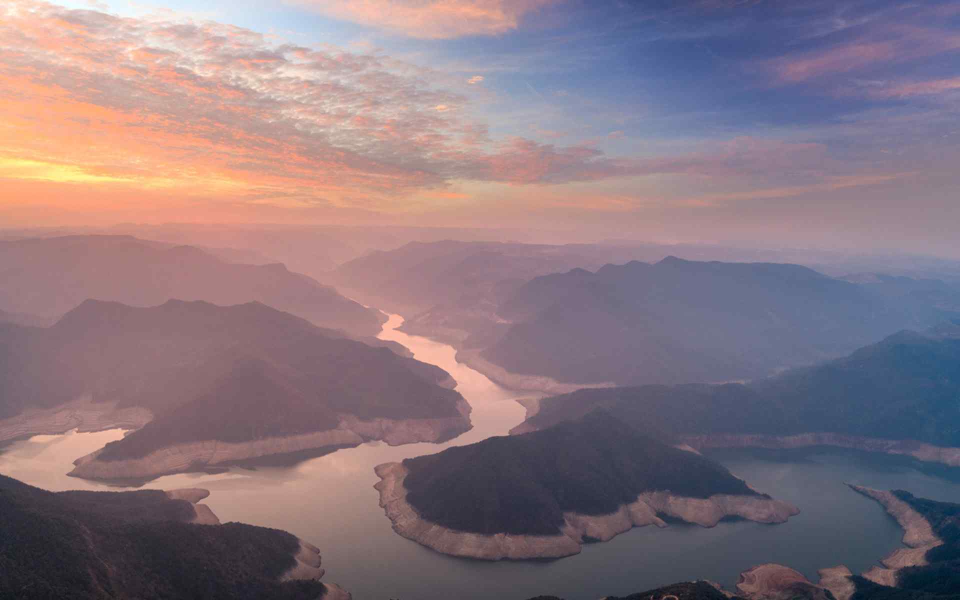
#> input picture Image/R-C.jpg, 1920 x 1200 px (shown at 1/2 size)
$ python '图片处理.py'
#> lines starting #> are read from the running program, lines starting #| are printed output that depends on the picture
import os
import shutil
from PIL import Image
from http.client import HTTPResponse


im = Image.open('Image/R-C.jpg')
#> im is the input picture: PIL image 1920x1200 RGB; mean R, G, B 137.5, 119.2, 128.1

# [17 lines of commented-out code are left out]

cropim = im.crop((200,300,500,600))
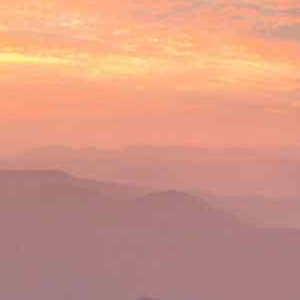
#> cropim: PIL image 300x300 RGB; mean R, G, B 211.2, 151.5, 131.6
copyim = im.copy()
print(cropim.size)
#| (300, 300)
copyim.paste(cropim,(0,0))
copyim.paste(cropim,(400,500))
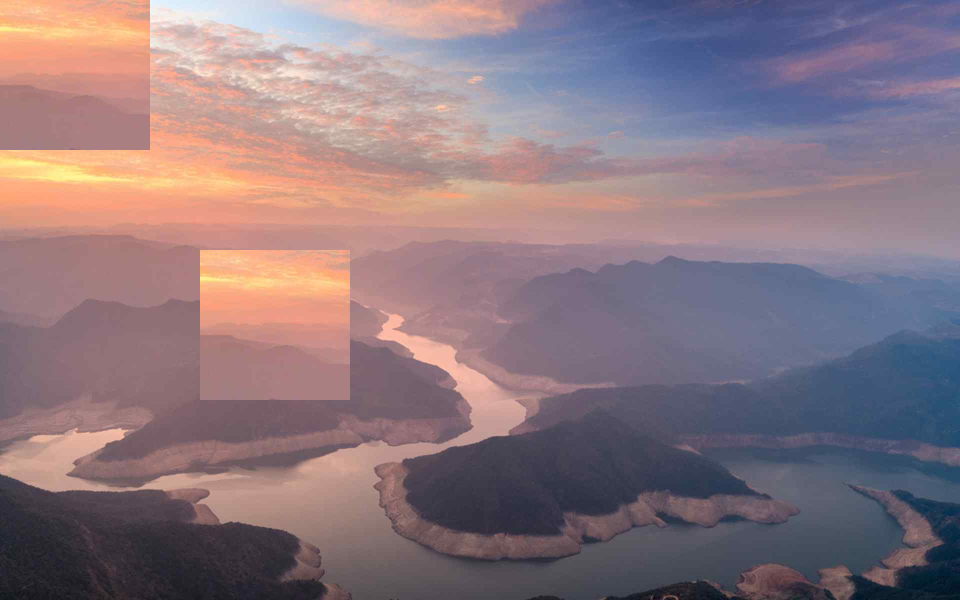
#> copyim: PIL image 1920x1200 RGB (shown at 1/2 size); mean R, G, B 138.8, 119.2, 127.2

#图像平铺

imwidth,imheight = im.size
#> imwidth = 1920; imheight = 1200
cropimwidth,cropimheight = cropim.size
#> cropimwidth = 300; cropimheight = 300
copyimtwo = im.copy()
for left in range(0,imwidth,cropimwidth):
    for top in range(0,imheight,cropimheight):

        copyimtwo.paste(cropim,(left,top))
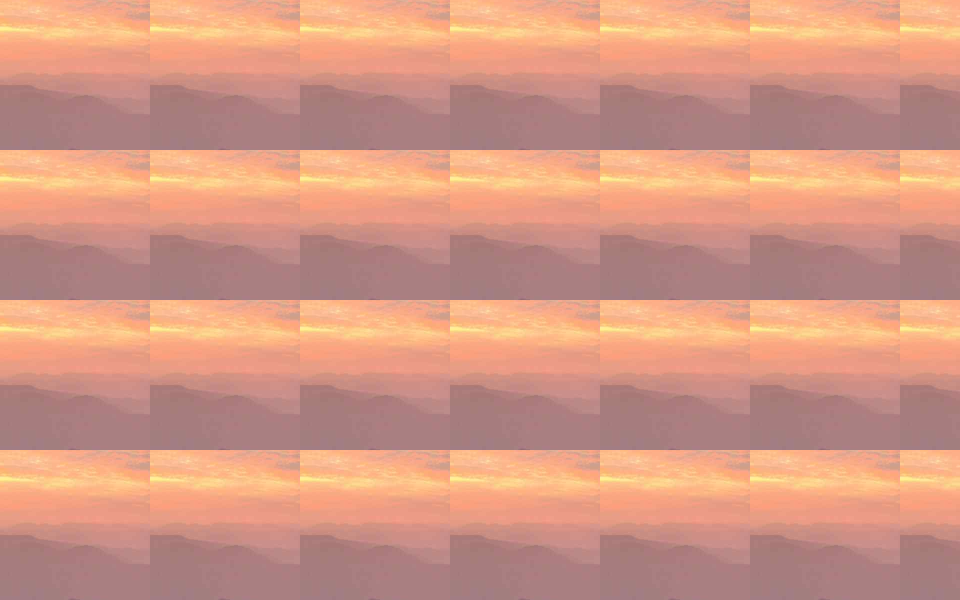
#> copyimtwo: PIL image 1920x1200 RGB (shown at 1/2 size); mean R, G, B 211.1, 151.5, 131.5

#图像放大缩小

width,heiht = im.size
#> width = 1920; heiht = 1200
qsizeim = im.resize((int(width/2),int(heiht/2)))
# qsizeim.save('Image/qsize.jpg')
wsizeim = im.resize((width,heiht + 300))
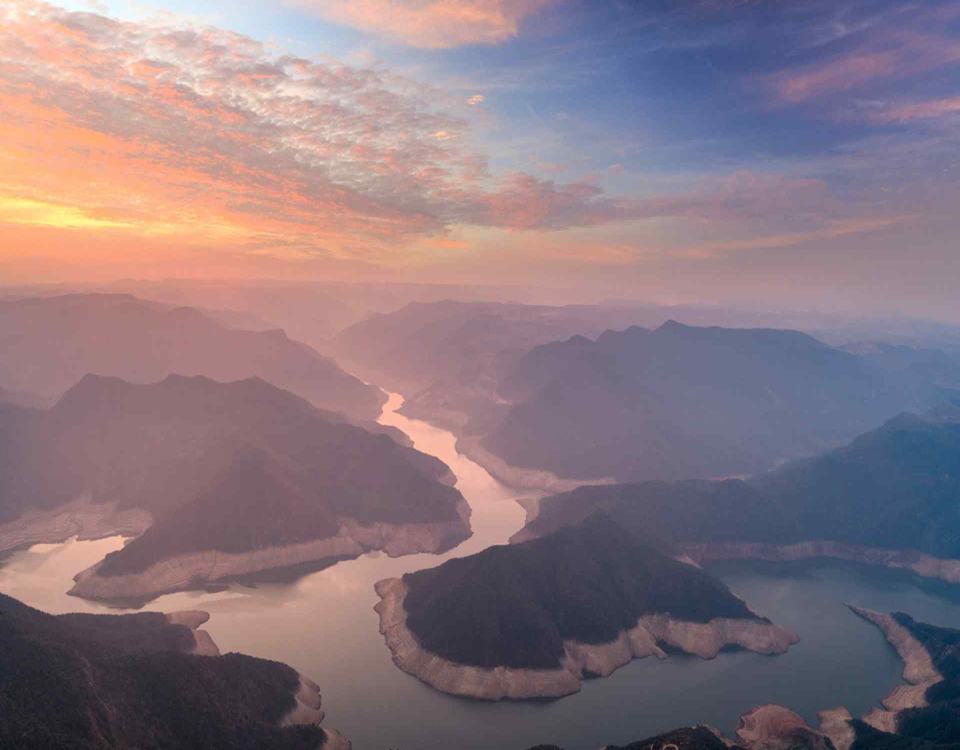
#> wsizeim: PIL image 1920x1500 RGB (shown at 1/2 size); mean R, G, B 137.5, 119.3, 128.1
# wsizeim.save('Image/wsizeim.jpg')

#图像的旋转和翻转

im.rotate(90).save('Image/rotate90.jpg')
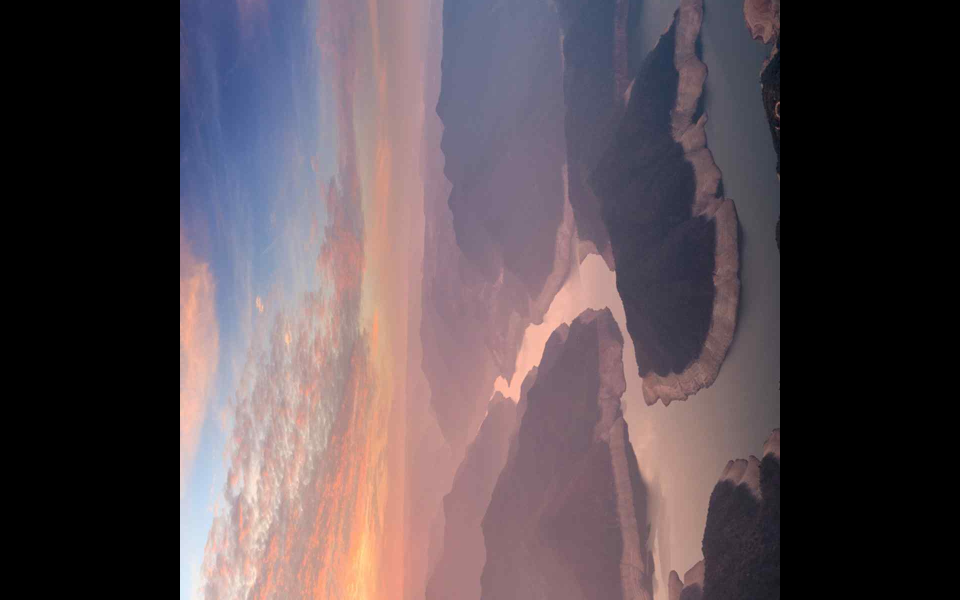
#> saved as rotate90.jpg: PIL image 1920x1200 RGB (shown at 1/2 size); mean R, G, B 87.5, 75.4, 80.9
im.rotate(180).save('Image/rotate180.jpg')
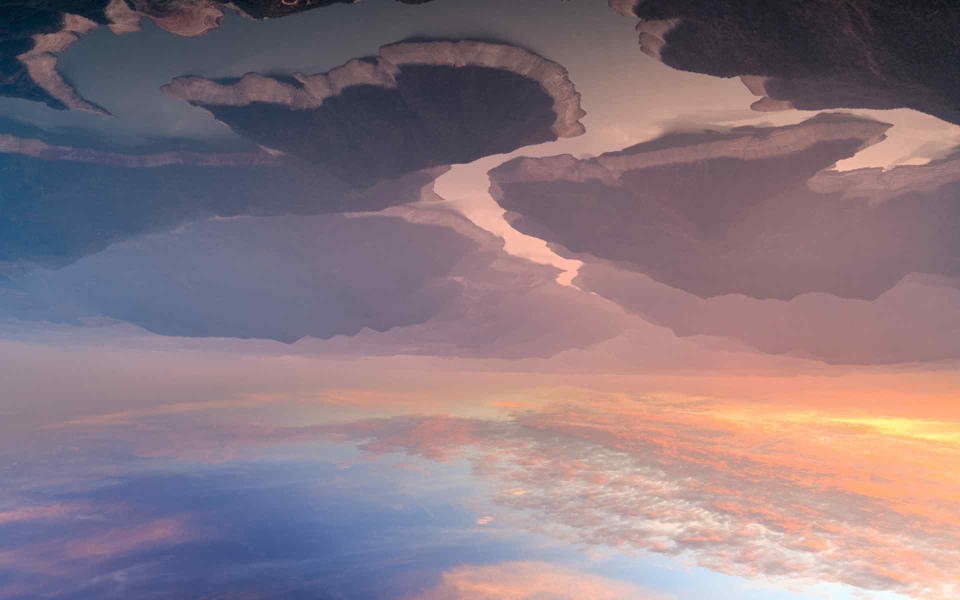
#> saved as rotate180.jpg: PIL image 1920x1200 RGB (shown at 1/2 size); mean R, G, B 137.5, 119.2, 128.1
im.rotate(270).save('Image/rotate270.jpg')
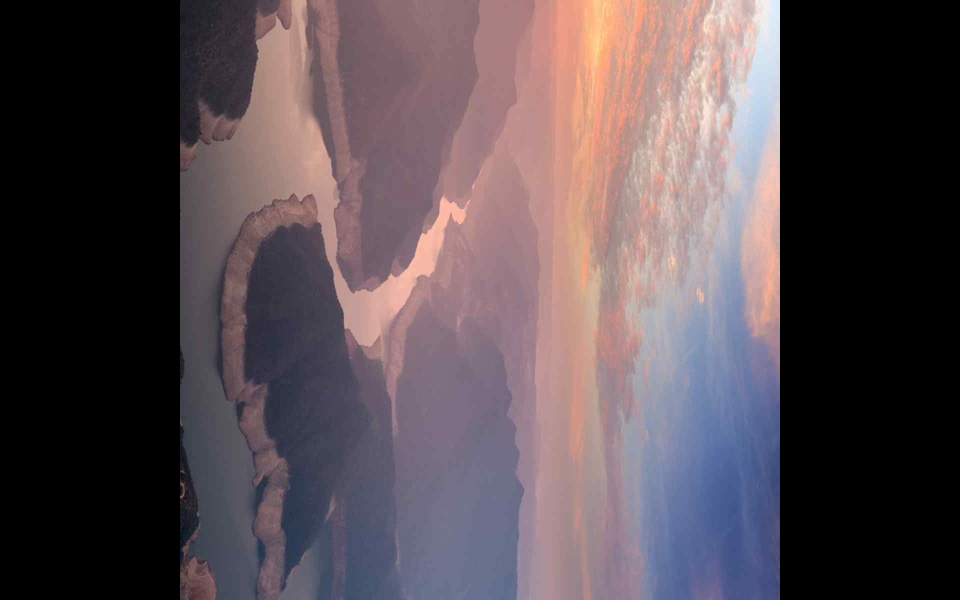
#> saved as rotate270.jpg: PIL image 1920x1200 RGB (shown at 1/2 size); mean R, G, B 87.5, 75.4, 80.9

for foldername,subfolders,filenames in os.walk('C"\\'):
    numPhotoFiles = 0
    numNonPhotoFiles = 0
    for filename in filenames:
        if (filename.endswith('.png')) or (filename.endswith('.jpg')):
            numPhotoFiles += 1

$ run again, with Image/s.jpg copied over Image/R-C.jpg
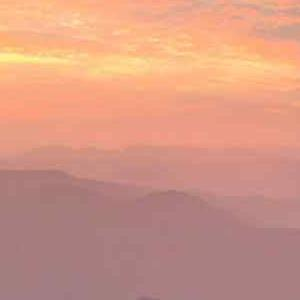
#> input picture Image/s.jpg, 300 x 300 px
#> im is the input picture: PIL image 300x300 RGB; mean R, G, B 211.2, 151.5, 131.7
#> cropim: PIL image 300x300 RGB; every value is 0
#| (300, 300)
#> `im.rotate(180).save('Image/rotate180.jpg')`:
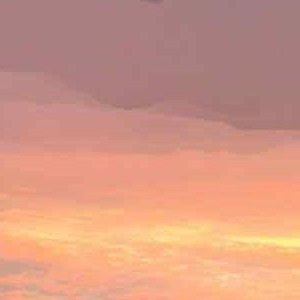
#> saved as rotate180.jpg: PIL image 300x300 RGB; mean R, G, B 211.2, 151.5, 131.7
#> `im.rotate(270).save('Image/rotate270.jpg')`:
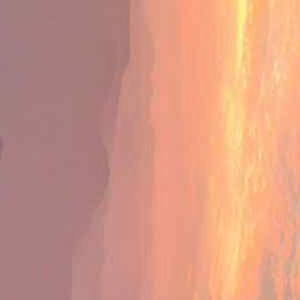
#> saved as rotate270.jpg: PIL image 300x300 RGB; mean R, G, B 211.2, 151.5, 131.7

$ run again, with Image/t.jpg copied over Image/R-C.jpg
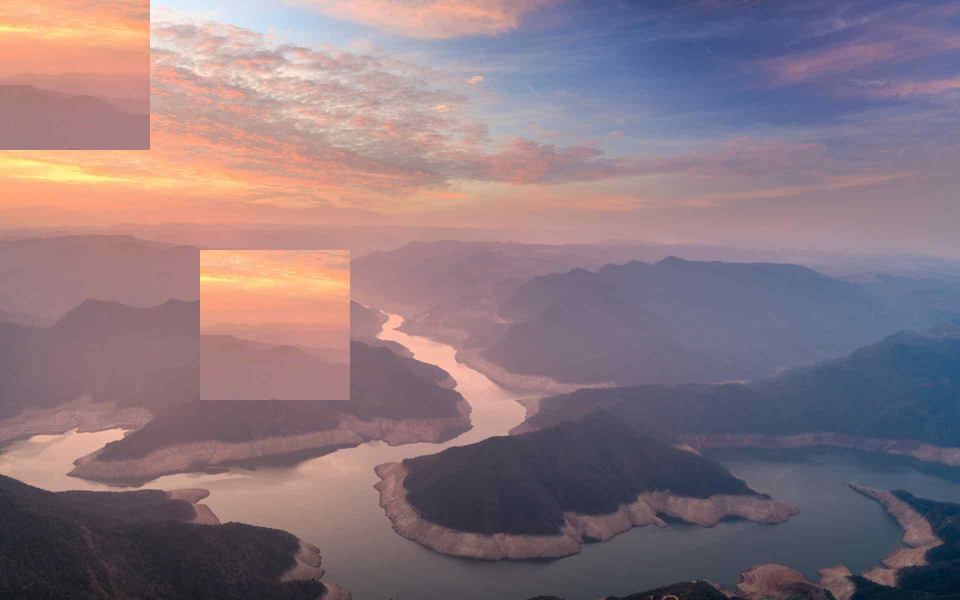
#> input picture Image/t.jpg, 1920 x 1200 px (shown at 1/2 size)
#> im is the input picture: PIL image 1920x1200 RGB; mean R, G, B 138.7, 119.2, 127.2
#| (300, 300)
#> after the loop `for left in range(0,imwidth,cropimwidth):`:
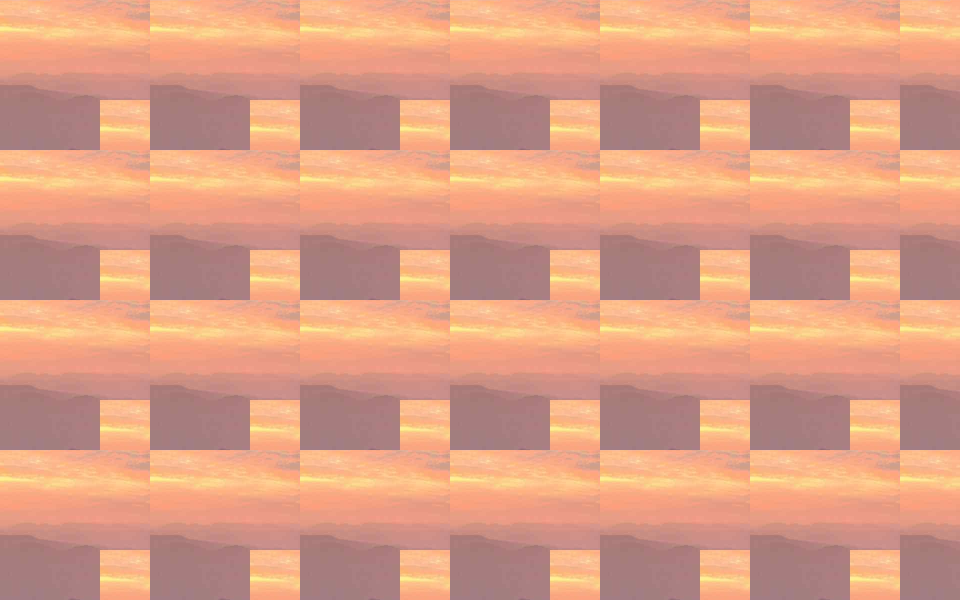
#> copyimtwo: PIL image 1920x1200 RGB (shown at 1/2 size); mean R, G, B 219.2, 157.6, 132.2
#> `im.rotate(270).save('Image/rotate270.jpg')`:
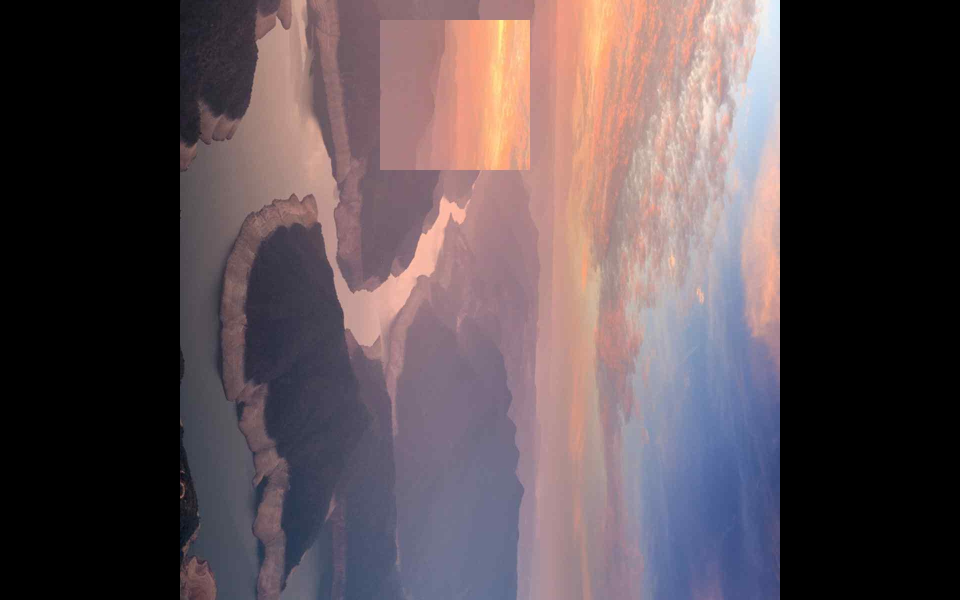
#> saved as rotate270.jpg: PIL image 1920x1200 RGB (shown at 1/2 size); mean R, G, B 89.9, 76.8, 81.4

$ run again, with Image/w.jpg copied over Image/R-C.jpg
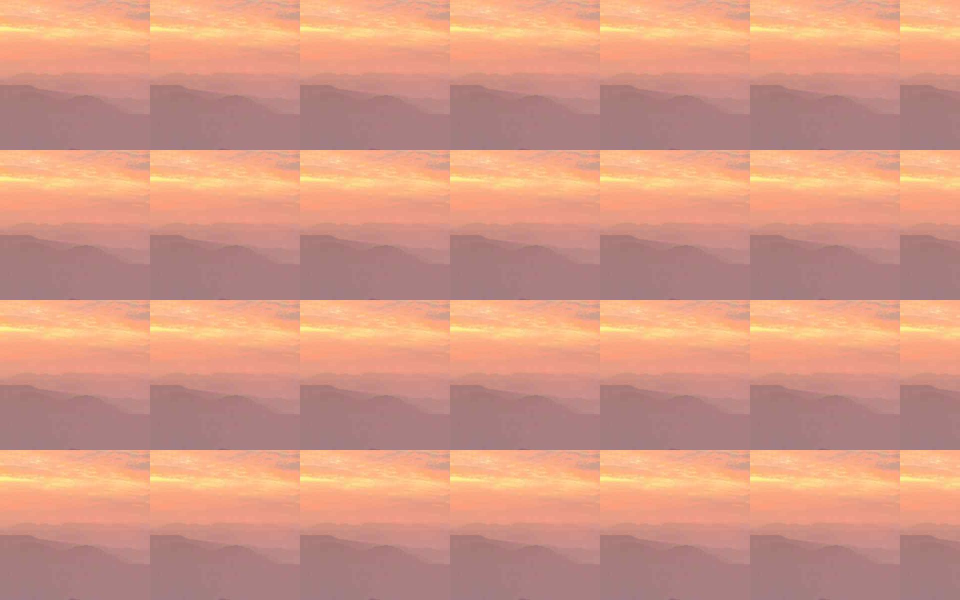
#> input picture Image/w.jpg, 1920 x 1200 px (shown at 1/2 size)
#> im is the input picture: PIL image 1920x1200 RGB; mean R, G, B 211.1, 151.5, 131.6
#| (300, 300)
#> `im.rotate(270).save('Image/rotate270.jpg')`:
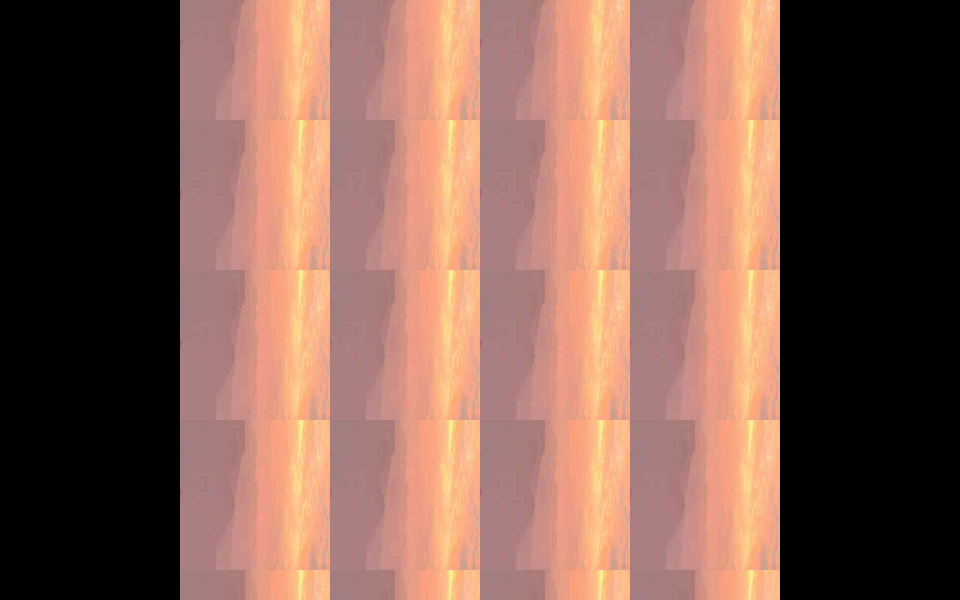
#> saved as rotate270.jpg: PIL image 1920x1200 RGB (shown at 1/2 size); mean R, G, B 132, 94.7, 82.3
